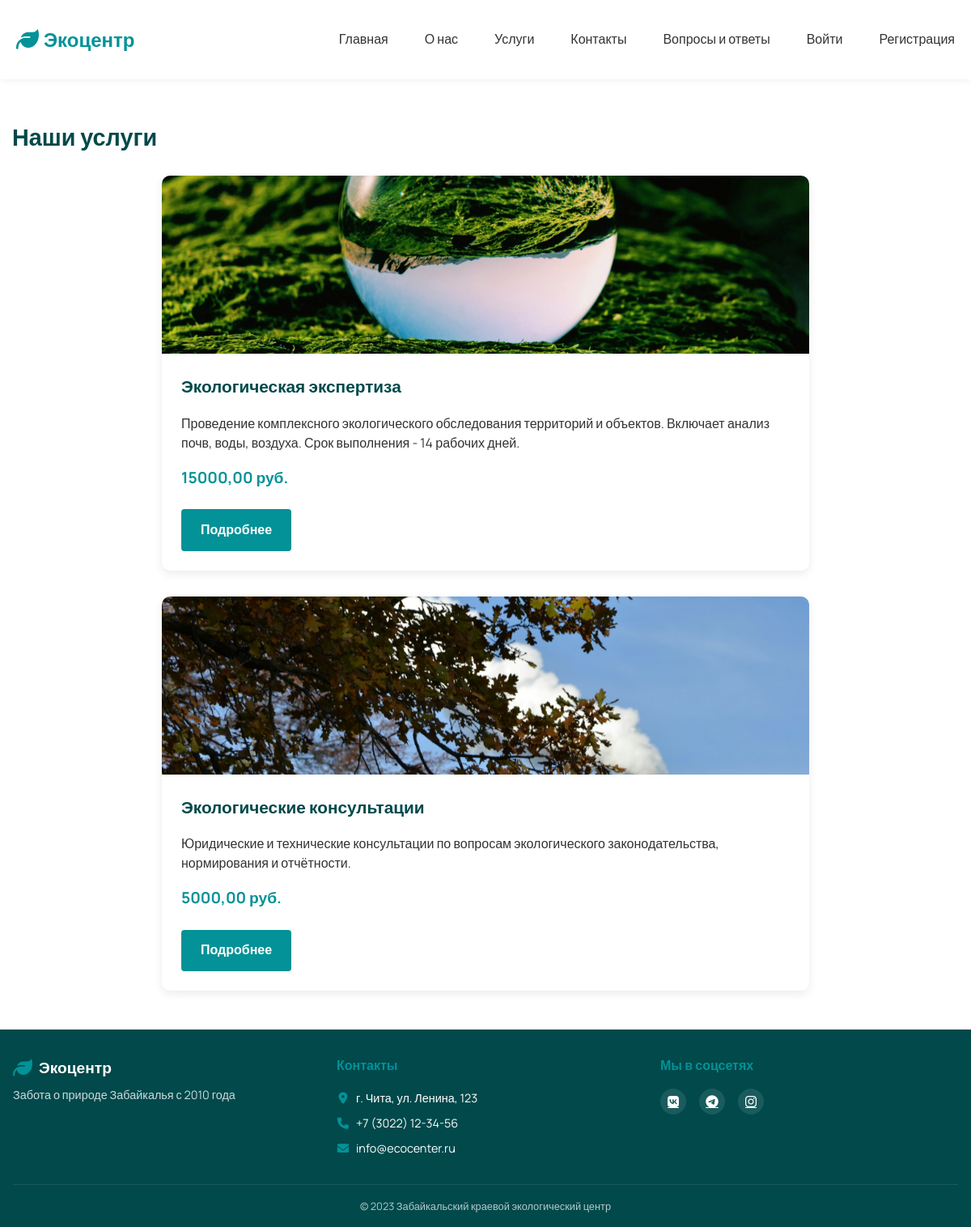
/services/, run on an earlier commit of the app's database.
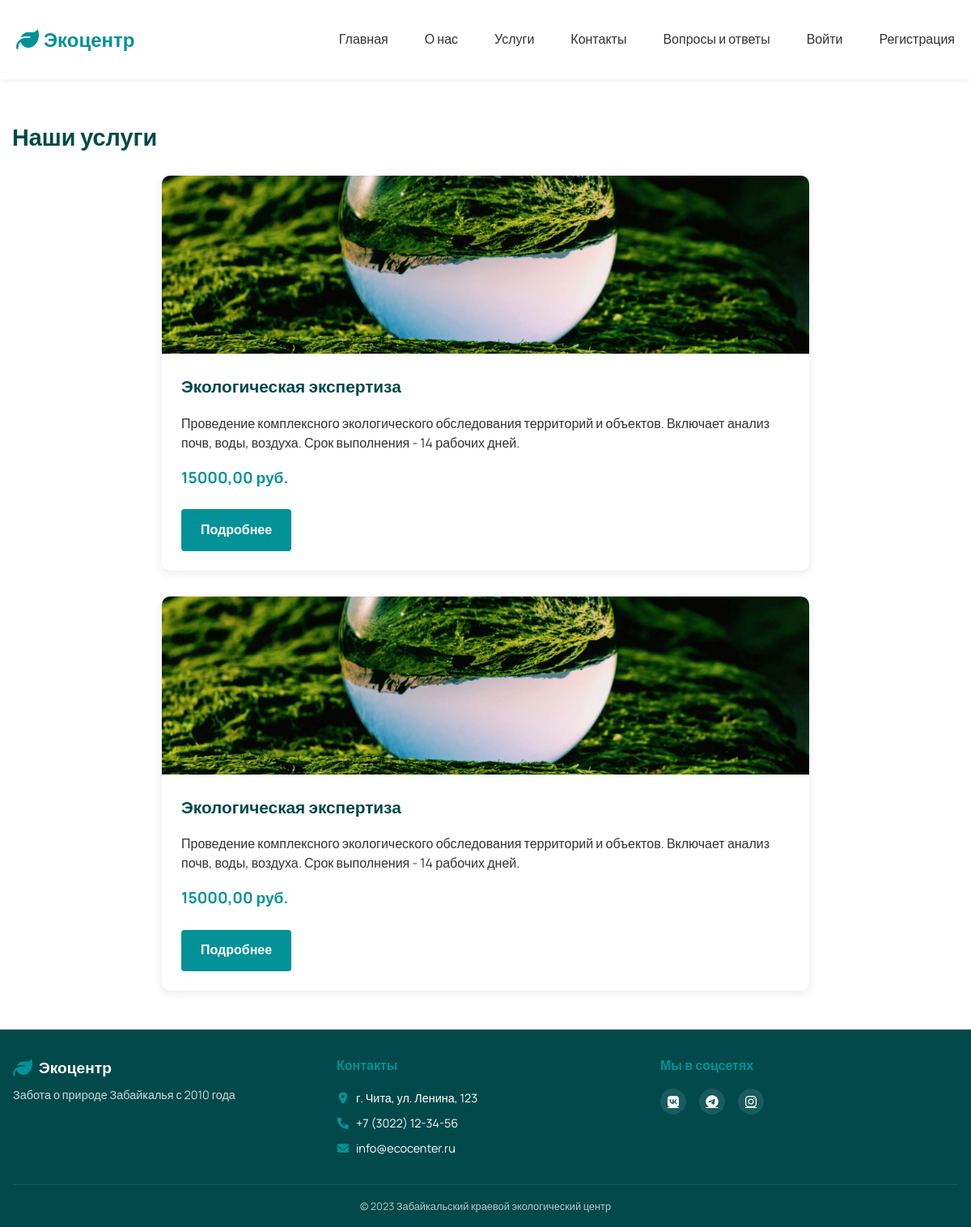
And on a later commit of the database.
### services/models.py (models this page shows, shortened)
class Service(models.Model):
    title = models.CharField(max_length=200)
    description = models.TextField()
    image = models.ImageField(upload_to='service/')
    price = models.DecimalField(max_digits=10, decimal_places=2, null=True, blank=True)
    is_active = models.BooleanField(default=True)

### services/views.py (the view)
# urls.py: path('', views.service_list, name='service_list'),
def service_list(request):
    services = Service.objects.filter(is_active=True)
    return render(request, 'services/service_list.html', {'services': services})

### core/context_processors.py (called while the page is built)
def site_settings(request):
    settings = SiteSetting.objects.first()
    return {'settings': settings}

### templates/services/service_list.html
{% extends 'base.html' %}
{% load static %}
{% block content %}
<section class="services-section">
    <div class="container">
        <h1 class="section-title">Наши услуги</h1>
        <div class="services-vertical">
            {% for service in services %}
            <div class="service-vertical-card">
                <div class="service-vertical-img">
                    <img src="{{ service.image.url }}" alt="{{ service.title }}" loading="lazy">
                </div>
                <div class="service-vertical-content">
                    <h3>{{ service.title }}</h3>
                    <p>{{ service.description }}</p>
                    {% if service.price %}
                    <div class="service-price">{{ service.price }} руб.</div>
                    {% endif %}
                    <a href="{% url 'service_detail' service.pk %}" class="btn btn-outline">Подробнее</a>
                </div>
            </div>
            {% endfor %}
        </div>
    </div>
</section>
{% endblock %}

### templates/base.html (shortened to what this page needs)
{% load static %}
<!DOCTYPE html>
<html lang="ru">
<head>
    <link rel="stylesheet" href="https://cdnjs.cloudflare.com/ajax/libs/font-awesome/6.0.0-beta3/css/all.min.css">
    <link rel="stylesheet" href="{% static 'css/style.css' %}">
    <link href="https://cdnjs.cloudflare.com/ajax/libs/font-awesome/6.4.0/css/all.min.css" rel="stylesheet">
</head>
<body>
<header style="background-color: #ffffff; box-shadow: 0 2px 8px rgba(0, 0, 0, 0.05); padding: 15px 0;">
    <div class="container" style="display: flex; justify-content: space-between; align-items: center; flex-wrap: wrap;">
        <div class="logo" style="display: flex; align-items: center; gap: 10px;">
            <a href="{% url 'home' %}" style="text-decoration: none; color: #029297; font-size: 24px; font-weight: 700;">
                <i class="fas fa-leaf" style="font-size: 28px; margin-right: 6px;"></i> Экоцентр
            </a>
        </div>
        <nav id="main-nav">
            <ul style="display: flex; gap: 25px; list-style: none; margin: 0; padding: 0; font-size: 16px; font-weight: 500;">
                <li><a href="{% url 'home' %}">Главная</a></li>
                <li><a href="{% url 'about' %}">О нас</a></li>
                <li><a href="{% url 'service_list' %}">Услуги</a></li>
                <li><a href="{% url 'contact' %}">Контакты</a></li>
                <li><a href="{% url 'faq' %}">Вопросы и ответы</a></li>
                {% if user.is_authenticated %}
                    <li><a href="{% url 'my_orders' %}">Мои заявки</a></li>
                    <li>
                        <form action="{% url 'logout' %}" method="post" style="display: inline;">
                            {% csrf_token %}
                            <button type="submit" style="background: none; border: none; color: inherit; cursor: pointer; padding: 0; font: inherit;">Выйти</button>
                        </form>
                    </li>
                {% else %}
                    <li><a href="{% url 'login' %}">Войти</a></li>
                    <li><a href="{% url 'register' %}">Регистрация</a></li>
                {% endif %}
            </ul>
        </nav>
    </div>
</header>
    <main>
        {% block content %}{% endblock %}
    </main>
    <footer class="compact-footer">
        <div class="footer-container">
            <div class="footer-grid">
                <div class="footer-brand">
                    <div class="footer-logo">
                        <i class="fas fa-leaf"></i>
                        <span>Экоцентр</span>
                    </div>
                    <p class="footer-slogan">Забота о природе Забайкалья с 2010 года</p>
                </div>
                <div class="footer-contacts">
                    <h4 class="footer-title">Контакты</h4>
                    <ul class="contact-list">
                        <li><i class="fas fa-map-marker-alt"></i> г. Чита, ул. Ленина, 123</li>
                        <li><i class="fas fa-phone"></i> +7 (3022) 12-34-56</li>
                        <li><i class="fas fa-envelope"></i> info@ecocenter.ru</li>
                    </ul>
                </div>
                <div class="footer-social">
                    <h4 class="footer-title">Мы в соцсетях</h4>
                    <div class="social-icons">
                        <a href="#" class="social-icon" aria-label="ВКонтакте"><i class="fab fa-vk"></i></a>
                        <a href="#" class="social-icon" aria-label="Telegram"><i class="fab fa-telegram"></i></a>
                        <a href="#" class="social-icon" aria-label="Instagram"><i class="fab fa-instagram"></i></a>
                    </div>
                </div>
            </div>
            <div class="footer-bottom">
                <p class="copyright">&copy; 2023 Забайкальский краевой экологический центр</p>
            </div>
        </div>
    </footer>
</body>
</html>

### static/css/style.css (style rules this page uses)
:root { --primary: #029297; --primary-dark: #01494B; --bg: #ffffff; --text: #333333; --light: #f8f9fa; --border: #dee2e6; }
* { margin: 0; padding: 0; box-sizing: border-box; }
body { font-family: 'Manrope', sans-serif; color: var(--text); background: var(--bg); line-height: 1.6; }
.container { max-width: 1200px; margin: 0 auto; padding: 0 15px; }
header .container { display: flex; justify-content: space-between; align-items: center; padding: 15px 20px; }
.logo { display: flex; align-items: center; color: var(--primary); font-weight: 700; font-size: 1.5rem; text-decoration: none; }
.logo a { display: flex; align-items: center; text-decoration: none; color: var(--primary-color); font-weight: 700; font-size: 1.2rem; }
.logo i { margin-right: 10px; font-size: 2rem; }
nav ul { display: flex; list-style: none; }
nav ul li { margin-left: 20px; }
nav ul li a { text-decoration: none; color: var(--text-color); font-weight: 500; transition: color 0.3s; }
.section-title { font-size: 2.2rem; color: var(--primary-dark); margin-bottom: 0.5rem; }
.services-section { padding: 3rem 0; }
.services-vertical { display: flex; flex-direction: column; gap: 2rem; max-width: 800px; margin: 0 auto; }
.service-vertical-card { display: flex; flex-direction: column; background: white; border-radius: 10px; overflow: hidden; box-shadow: 0 4px 12px rgba(0, 0, 0, 0.08); transition: transform 0.3s ease, box-shadow 0.3s ease; }
.service-vertical-img { height: 220px; overflow: hidden; }
.service-vertical-img img { width: 100%; height: 100%; object-fit: cover; transition: transform 0.5s ease; }
.service-vertical-content { padding: 1.5rem; display: flex; flex-direction: column; gap: 1rem; }
.service-vertical-content h3 { color: var(--primary-dark); font-size: 1.3rem; margin: 0; }
.service-vertical-content p { color: var(--text); line-height: 1.5; margin: 0; }
.service-price { font-weight: 700; color: var(--primary); font-size: 1.2rem; }
.btn-outline { display: inline-block; padding: 0.6rem 1.2rem; border: 2px solid var(--primary); color: var(--primary); border-radius: 4px; font-weight: 600; text-decoration: none; transition: all 0.3s; align-self: flex-start; margin-top: 0.5rem; }
.btn { display: inline-block; padding: 0.8rem 1.5rem; background: var(--primary); color: white; border: none; border-radius: 4px; font-weight: 600; text-decoration: none; transition: all 0.3s; }
.section-title { text-align: center; margin-bottom: 3rem; color: var(--primary-dark); }
.compact-footer { background-color: #01494B; color: #ffffff; padding: 2rem 0 1rem; font-size: 0.9rem; }
.footer-container { max-width: 1200px; margin: 0 auto; padding: 0 1rem; }
.footer-grid { display: grid; grid-template-columns: repeat(auto-fit, minmax(200px, 1fr)); gap: 2rem; margin-bottom: 1.5rem; }
.footer-brand { display: flex; flex-direction: column; }
.footer-logo { display: flex; align-items: center; margin-bottom: 0.5rem; }
.footer-logo i { color: #029297; font-size: 1.5rem; margin-right: 0.5rem; }
.footer-logo span { font-weight: 600; font-size: 1.2rem; }
.footer-slogan { opacity: 0.8; line-height: 1.4; }
.footer-title { font-size: 1rem; margin-bottom: 1rem; color: #029297; font-weight: 600; }
.contact-list { list-style: none; padding: 0; margin: 0; }
.contact-list li { margin-bottom: 0.5rem; display: flex; align-items: center; }
.contact-list i { margin-right: 0.5rem; width: 1rem; text-align: center; color: #029297; }
.social-icons { display: flex; gap: 1rem; }
.social-icon { display: flex; align-items: center; justify-content: center; width: 2rem; height: 2rem; background-color: rgba(255, 255, 255, 0.1); border-radius: 50%; color: white; transition: all 0.3s ease; }
.social-icon i { font-size: 1rem; }
.footer-bottom { border-top: 1px solid rgba(255, 255, 255, 0.1); padding-top: 1rem; text-align: center; }
.copyright { margin: 0; opacity: 0.7; font-size: 0.8rem; }
.section-title { color: #01494B; font-size: 1.8rem; margin-bottom: 25px; display: flex; align-items: center; gap: 15px; }

### templates/base.html (style rules this page uses)
html, body { height: 100%; margin: 0; }
body { display: flex; flex-direction: column; }
main { flex: 1 0 auto; }
footer { flex-shrink: 0; }

What changed in the data, as far as the page shows it:
changed Service (number 2 of 2 on the later page): image: a different picture; title "Экологические консультации" → "Экологическая экспертиза"; description "Юридические и технические консультации по вопросам экологического законодательства, нормирования и отчётности." → "Проведение комплексного экологического обследования территорий и объектов. Включает анализ почв, воды, воздуха. Срок выполнения - 14 рабочих дней."; price "5000,00" → "15000,00"
